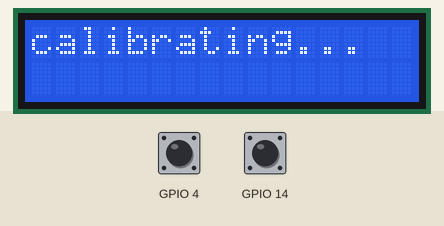
Recording of a sketch running on a simulated ESP32. Shown: 16×2 character LCD. The test bench sets the inputs (shaded band); at power-on: GPIO 4 HIGH, GPIO 14 HIGH. What the sketch prints to the serial monitor is not drawn.

Above: at 1.1 s.
At 3.2 s:
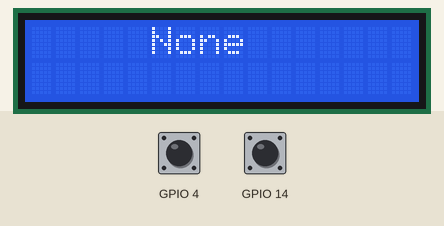
3.3 s: GPIO 4 pulled LOW for 0.15 s
At 3.38 s:
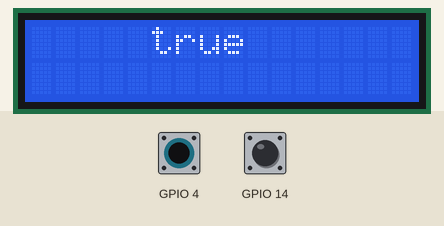
4.9 s: GPIO 14 pulled LOW for 0.15 s
At 4.98 s:
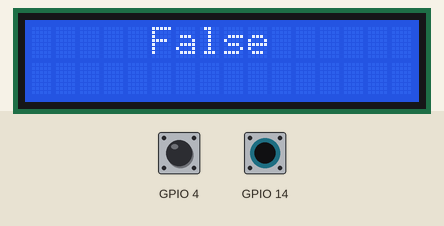
6.5 s: GPIO 14 pulled LOW for 3.2 s
11.2 s: GPIO 4 pulled LOW for 3.2 s
At 12.4 s:
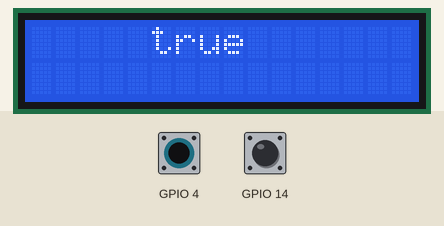
Timing chart, 0 to 13.3 s (numbered marks = the images above; inputs shaded):
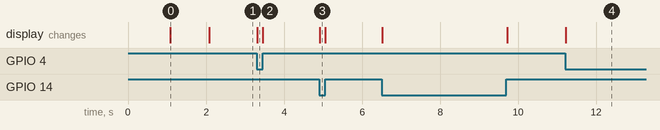

Measured:
- after the input at 3.3 s, the display: changes at once (image 2)
- after the input at 4.9 s, the display: changes at once (image 3)
- after the input at 11.2 s, the display: changes at once (image 4)
- what the display in image 0 shows lasts 1.0 s, from 1.1 s to 2.1 s

The sketch:

InjectionTesting.ino
```cpp
#include <LiquidCrystal_I2C.h>
int lcdColumns = 16;
int lcdRows = 2;
int x1 = 0;
int x2 = 0;
int margin = 1.8;
unsigned int t1 = 0;
unsigned int t2 = 0;
int error = 10;
LiquidCrystal_I2C lcd(0x27, lcdColumns, lcdRows);
void setup() {
  lcd.init();
  lcd.backlight();
  x1 = touchRead(4);
  x2 = touchRead(14);
  delay(1000);
  lcd.setCursor(0, 0);
  lcd.print("calibrating...");
  delay(1000);
  lcd.clear();

  Serial.begin(115200);
}
void loop()
{

  for (int i = 0; i < 100; i++)
  {
    t1 = t1 + touchRead(4);
    t2 = t2 + touchRead(14);

  }

  Serial.print(50);
  Serial.print(',');
  Serial.print(0);
  Serial.print(',');
  Serial.print(t1 / 100);
  Serial.print(',');
  Serial.println(t2 / 100);
  t1 = t1 / 100;
  t2 = t2 / 100;
  Serial.println(x1);
  Serial.println(x2);
if(t1>=40-error&&t2>=41-error)
{
  lcd.setCursor(5, 0);
  lcd.print("None ");
}
else
{
  if(t1<=20 && t2<=20)
  {
  lcd.setCursor(5, 0);
  lcd.print("True ");
  }

  if(t1<=20 && t2>=25)
  {
    lcd.setCursor(5, 0);
    lcd.print("true ");

  }
  if(t1>=25 && t2<=20)
  {
    lcd.setCursor(5, 0);
    lcd.print("False");
  }
}
}
```
